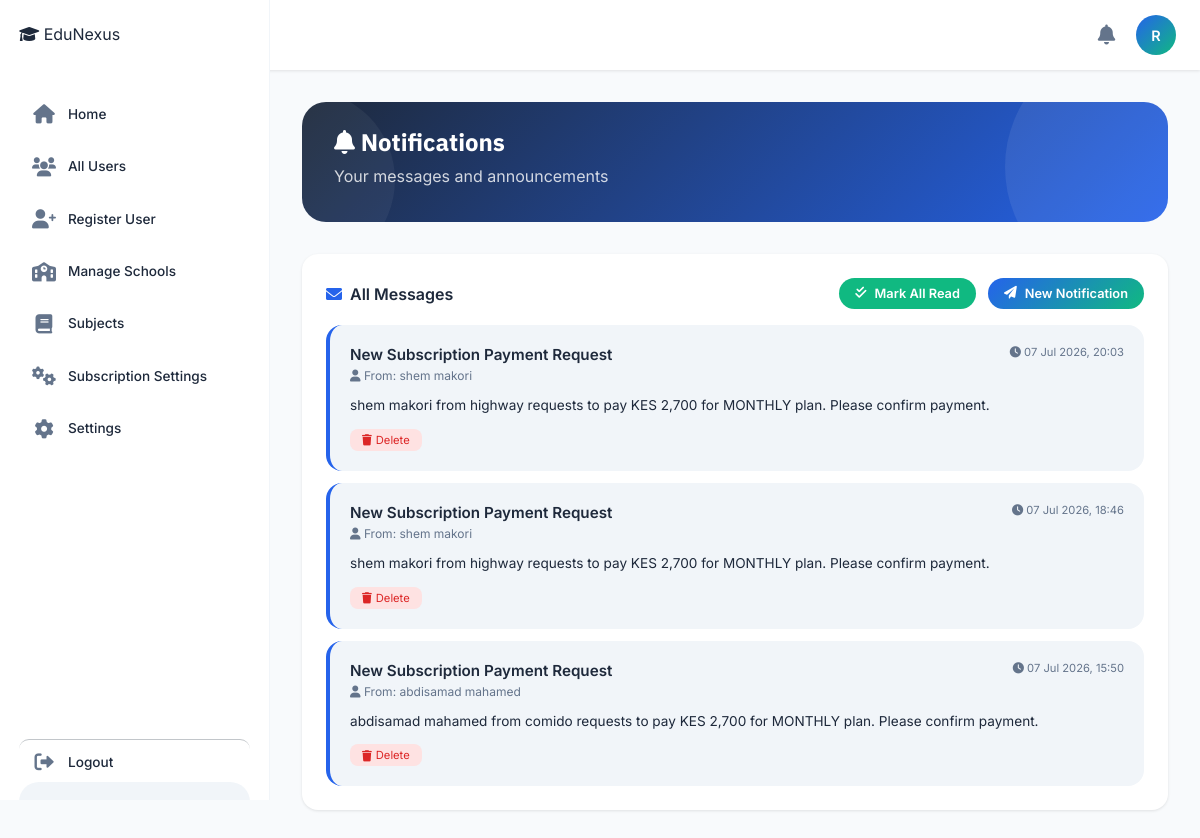
/notifications/ (signed in), run on the app's committed database.
### accounts/models.py (models this page shows, shortened)
class User(AbstractUser):
    ROLE_CHOICES = (
        ('SUPER_ADMIN', 'super_Admin'),
        ('ADMIN', 'admin'),
        ('HEAD_TEACHER', 'Head Teacher'),
        ('BURSAR','Bursar'),
        ('SECRETARY', 'Secretary'),
        ('TEACHER', 'teacher'),
        ('STUDENT', 'student'),
        ('PARENT', 'parent')
    )
    objects = UserManager()
    login_id = models.CharField(max_length=100, unique=True, null=True, blank=True)
    admin_id = models.CharField(max_length=20, blank=True, null=True)
    role = models.CharField(max_length=20, choices=ROLE_CHOICES, default='STUDENT')
    is_approved = models.BooleanField(default=False)
    school = models.ForeignKey('School', on_delete=models.SET_NULL, null=True, blank=True, related_name='users')
    phone_number = models.CharField(max_length=15, unique=True, null=True, blank=True)
    id_number = models.CharField(max_length=20, blank=True, null=True)
    admission_number = models.CharField(max_length=20, blank=True, null=True)
    tsc_number = models.CharField(max_length=20, blank=True, null=True)
    is_first_login = models.BooleanField(default=True)

### notification/models.py (models this page shows, shortened)
class Notification(models.Model):
    NOTIFICATION_TYPES = (
        ('ALL', 'All Users'),
        ('CLASS', 'Specific Class'),
        ('STUDENT', 'Specific Student'),
        ('TEACHER', 'Specific Teacher'),
        ('PARENT', 'Specific Parent'),
        ('FEE', 'Fee Reminder'),
        ('RESULT', 'Result Published'),
        ('PAYMENT_SUBMITTED', 'Payment Submitted'),
        ('PAYMENT_APPROVED', 'Payment Approved'),
        ('PAYMENT_REJECTED', 'Payment Rejected'),
        ('FEE_BALANCE_UPDATE', 'Fee Balance Update'),
        ('FEES_CLEARED', 'Fees Cleared'),
        ('RECEIPT_READY', 'Receipt Ready'),
        ('ACCOUNT_CREATED', 'Account Created'),
        ('ACCOUNT_ACTIVATED', 'Account Activated'),
        ('PASSWORD_RESET', 'Password Reset'),
        ('PASSWORD_CHANGED', 'Password Changed'),
        ('STUDENT_REGISTERED', 'Student Registered'),
        ('PARENT_REGISTERED', 'Parent Registered'),
        ('TEACHER_REGISTERED', 'Teacher Registered'),
        ('BULK_UPLOAD_COMPLETE', 'Bulk Upload Complete'),
        ('BULK_UPLOAD_FAILED', 'Bulk Upload Failed'),
        ('RESULTS_SUBMITTED', 'Results Submitted'),
        ('RESULTS_APPROVED', 'Results Approved'),
        ('RESULTS_REJECTED', 'Results Rejected'),
        ('RESULTS_PUBLISHED', 'Results Published'),
        ('EXAM_CREATED', 'Exam Created'),
        ('CLASS_ASSIGNED', 'Class Assigned'),
        ('SUBSCRIPTION_EXPIRING', 'Subscription Expiring'),
        ('SUBSCRIPTION_ACTIVATED', 'Subscription Activated'),
        ('SUBSCRIPTION_EXPIRED', 'Subscription Expired'),
        ('SYSTEM_UPDATE', 'System Update'),
        ('MAINTENANCE', 'Maintenance'),
        ('GENERAL', 'General'),
    )
    sender = models.ForeignKey(
        settings.AUTH_USER_MODEL,
        on_delete=models.CASCADE,
        related_name='sent_notifications',
        null=True,
        blank=True
    )
    recipient = models.ForeignKey(
        settings.AUTH_USER_MODEL,
        on_delete=models.CASCADE,
        related_name='received_notifications',
        null=True,
        blank=True
    )
    target_class = models.ForeignKey(
        'academic.Classroom',
        on_delete=models.CASCADE,
        null=True,
        blank=True,
        related_name='notifications'
    )
    title = models.CharField(max_length=200)
    message = models.TextField()
    notification_type = models.CharField(max_length=30, choices=NOTIFICATION_TYPES, default='ALL')
    is_read = models.BooleanField(default=False)
    read_at = models.DateTimeField(null=True, blank=True)
    object_id = models.CharField(max_length=50, null=True, blank=True)
    content_type = models.CharField(max_length=50, null=True, blank=True)
    created_at = models.DateTimeField(auto_now_add=True)
    updated_at = models.DateTimeField(auto_now=True)
    class Meta:
        ordering = ['-created_at']
        indexes = [
            models.Index(fields=['recipient', 'is_read']),
            models.Index(fields=['recipient', 'created_at']),
        ]

### notification/views.py (the view)
# urls.py: path('', views.user_notifications, name='user_notifications'),
@login_required
def user_notifications(request):
    notifications = Notification.objects.filter(recipient=request.user).select_related('sender')
    if request.GET.get('mark_all_read'):
        notifications.filter(is_read=False).update(is_read=True)
        messages.success(request, "✅ All notifications marked as read.")
        return redirect('user_notifications')
    notifications.filter(is_read=False).update(is_read=True)
    context = {
        'notifications': notifications,
        'unread_count': 0,
    }
    return render(request, 'notification/notification_list.html', context)

### notification/templates/notification/notification_list.html (shortened to what this page needs)
{% extends 'base.html' %}
{% load static %}
{% block content %}
<div class="dashboard-header" style="margin-bottom: 2rem;">
    <h1 style="color: white; font-family: 'IBM Plex Sans', sans-serif; padding: 0; margin: 0;">
        <i class="fas fa-bell"></i> Notifications
    </h1>
    <p style="color: rgba(255,255,255,0.8); padding: 0; margin: 0.5rem 0 0 0; font-size: 1rem;">
        Your messages and announcements
    </p>
</div>
<div class="card">
    <div class="card-header">
        <h3><i class="fas fa-envelope"></i> All Messages</h3>
        <div style="display: flex; gap: 0.75rem; flex-wrap: wrap;">
            <a href="?mark_all_read=1" class="btn-success" onclick="return confirm('Mark all notifications as read?')" style="padding: 0.5rem 1rem; font-size: 0.8rem; background: #10b981; color: white; border-radius: 40px; text-decoration: none; display: inline-flex; align-items: center; gap: 0.5rem;">
                <i class="fas fa-check-double"></i> Mark All Read
            </a>
            {% if request.user.role != 'STUDENT' and request.user.role != 'PARENT' %}
            <a href="{% url 'send_notification' %}" class="btn-primary" style="padding: 0.5rem 1rem; font-size: 0.8rem; background: linear-gradient(135deg, #2563eb, #10b981); color: white; border-radius: 40px; text-decoration: none; display: inline-flex; align-items: center; gap: 0.5rem;">
                <i class="fas fa-paper-plane"></i> New Notification
            </a>
            {% endif %}
        </div>
    </div>
    {% if notifications %}
        <div style="display: flex; flex-direction: column; gap: 0.75rem;">
            {% for notification in notifications %}
            <div style="background: var(--gray-light); border-radius: 16px; padding: 1.25rem; transition: all 0.2s; border-left: 4px solid var(--primary);">
                <div style="display: flex; justify-content: space-between; align-items: flex-start; flex-wrap: wrap; gap: 0.5rem; margin-bottom: 0.5rem;">
                    <div>
                        <h4 style="font-size: 0.95rem; font-weight: 600; color: var(--dark); margin: 0 0 0.25rem 0;">
                            {{ notification.title }}
                        </h4>
                        <div style="font-size: 0.75rem; color: var(--gray);">
                            <i class="fas fa-user"></i> From: {{ notification.sender.get_full_name|default:notification.sender.username }}
                        </div>
                    </div>
                    <div style="font-size: 0.7rem; color: var(--gray); white-space: nowrap;">
                        <i class="fas fa-clock"></i> {{ notification.created_at|date:"d M Y, H:i" }}
                    </div>
                </div>
                <p style="font-size: 0.85rem; color: var(--dark); line-height: 1.6; margin: 0.75rem 0;">
                    {{ notification.message }}
                </p>
                <div style="margin-top: 0.75rem; display: flex; gap: 0.5rem;">
                    <a href="{% url 'delete_notification' notification.id %}" onclick="return confirm('Delete this notification?')" class="btn-delete" style="padding: 0.25rem 0.75rem; font-size: 0.7rem; background: #fee2e2; color: #dc2626; border-radius: 8px; text-decoration: none; display: inline-flex; align-items: center; gap: 0.25rem;">
                        <i class="fas fa-trash"></i> Delete
                    </a>
                </div>
            </div>
            {% endfor %}
        </div>
    {% else %}
        <div class="empty-state" style="text-align: center; padding: 3rem; color: var(--gray);">
            <i class="fas fa-bell-slash" style="font-size: 3rem; margin-bottom: 1rem; opacity: 0.5;"></i>
            <p style="font-weight: 500;">No notifications yet</p>
            <p style="font-size: 0.8rem;">You're all caught up!</p>
        </div>
    {% endif %}
</div>
{% endblock %}

### templates/base.html (shortened to what this page needs)
{% load static %}
{% load pwa %}
<!DOCTYPE html>
<html lang="en">
<head>
    <link rel="stylesheet" href="{% static 'css/style.css' %}">
    <link rel="stylesheet" href="https://cdnjs.cloudflare.com/ajax/libs/font-awesome/6.0.0-beta3/css/all.min.css">
</head>
<body>
    <nav class="top-nav">
        <div class="nav-left">
            <div class="logo-small">
            </div>
        </div>
        <div class="nav-right">
            <div class="notification-badge" id="notificationBell">
                <i class="fas fa-bell"></i>
            </div>
            <div class="profile-icon" id="profileIconBtn">
                <a href="{% url 'profile' %}" class="profile-icon" id="profileIconBtn" style="text-decoration: none;">
                <div class="avatar-circle">
                    {{ request.user.first_name|first|default:request.user.username|first|upper }}
                </div>
            </a>
            </div>
        </div>
    </nav>
<aside class="sidebar" id="sidebar">
    <div class="sidebar-header">
        <div class="logo">
            <i class="fas fa-graduation-cap"></i>
            <span>EduNexus</span>
        </div>
    </div>
    <nav class="sidebar-nav">
        <ul class="sidebar-menu">
            <li class="menu-item {% if request.resolver_match.url_name == 'dashboard' %}active{% endif %}"
                data-url="{% url 'dashboard' %}">
                <i class="fas fa-home"></i>
                <span>Home</span>
            </li>
            {% if request.user.role == 'SUPER_ADMIN' %}
                <li class="menu-item" data-url="{% url 'user_list' %}">
                    <i class="fas fa-users"></i>
                    <span>All Users</span>
                </li>
                <li class="menu-item" data-url="{% url 'register_page' %}">
                    <i class="fas fa-user-plus"></i>
                    <span>Register User</span>
                </li>
                <li class="menu-item" data-url="{% url 'super_admin_schools' %}">
                    <i class="fas fa-school"></i>
                    <span>Manage Schools</span>
                </li>
                <li class="menu-item" data-url="{% url 'subject_list' %}">
                    <i class="fas fa-book"></i>
                    <span>Subjects</span>
                </li>
                <li class="menu-item" data-url="{% url 'subscription_settings' %}">
                    <i class="fas fa-cogs"></i>
                    <span>Subscription Settings</span>
                </li>
            {% endif %}
            <li class="menu-item" data-url="{% url 'profile' %}">
                <i class="fas fa-cog"></i>
                <span>Settings</span>
            </li>
            <li class="menu-item" id="logoutBtn">
                <i class="fas fa-sign-out-alt"></i>
                <span>Logout</span>
            </li>
        </ul>
    </nav>
    <div class="sidebar-user">
    </div>
</aside>
    <main class="main-content">
        {% block content %}
        {% endblock %}
    </main>
</body>
</html>

### notification/templates/notification/notification_list.html (style rules this page uses)
.card { background: var(--white); border-radius: var(--radius); padding: 1.5rem; box-shadow: var(--shadow-sm); margin-bottom: 1.5rem; }
.card-header { display: flex; justify-content: space-between; align-items: center; margin-bottom: 1rem; flex-wrap: wrap; gap: 0.5rem; }
.card-header h3 { font-size: 1rem; font-weight: 600; color: var(--dark); display: flex; align-items: center; gap: 0.5rem; }
.card-header h3 i { color: var(--primary); }
.btn-primary { background: linear-gradient(135deg, var(--primary), var(--secondary)); color: white; padding: 0.6rem 1.2rem; border-radius: 40px; font-size: 0.8rem; font-weight: 600; text-decoration: none; display: inline-flex; align-items: center; gap: 0.5rem; transition: all 0.2s; }
.btn-success { background: var(--secondary); color: white; padding: 0.6rem 1.2rem; border-radius: 40px; font-size: 0.8rem; font-weight: 600; text-decoration: none; display: inline-flex; align-items: center; gap: 0.5rem; transition: all 0.2s; }
.btn-delete { background: #fee2e2; color: #dc2626; padding: 0.25rem 0.75rem; border-radius: 8px; font-size: 0.7rem; text-decoration: none; display: inline-flex; align-items: center; gap: 0.25rem; transition: all 0.2s; }

### data on the page
User: user.first_name|first "R"
Notification: title "New Subscription Payment Request", sender.get_full_name "shem makori", created_at "07 Jul 2026, 20:03", message "shem makori from highway requests to pay KES 2,700 for MONTHLY plan. Please confirm payment."
Notification: title "New Subscription Payment Request", sender.get_full_name "shem makori", created_at "07 Jul 2026, 18:46", message "shem makori from highway requests to pay KES 2,700 for MONTHLY plan. Please confirm payment."
Notification: title "New Subscription Payment Request", sender.get_full_name "abdisamad mahamed", created_at "07 Jul 2026, 15:50", message "abdisamad mahamed from comido requests to pay KES 2,700 for MONTHLY plan. Please confirm payment."
